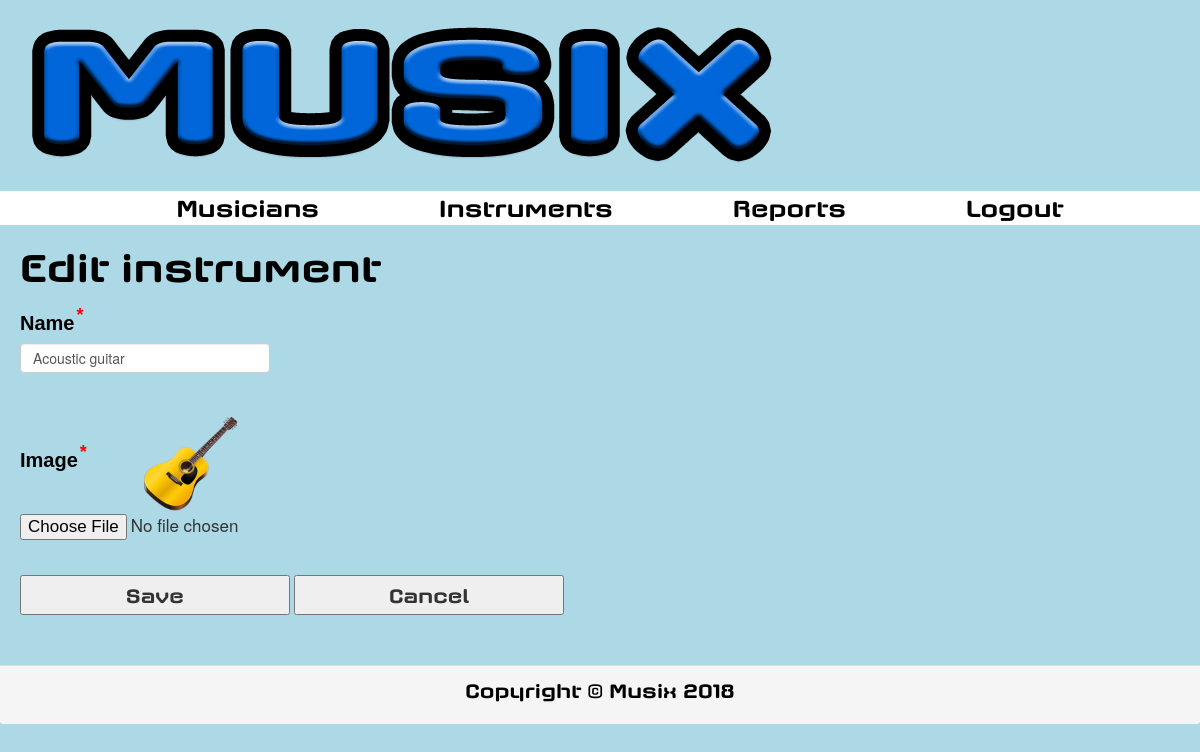
The page /editInstrument/1 (signed in) on the database its author committed.
### main/models.py (models this page shows)
class Instrument(models.Model):
    name = models.CharField(max_length=100, blank=False)
    image = models.ImageField(blank=False, upload_to='instruments')

### main/views/instrument.py (the view)
# urls.py: url(r'^editInstrument/(?P<instrument_id>\d+)', views.edit_instrument,
@login_required(login_url='/login.html')
def edit_instrument(request, instrument_id):
    try:
        Administrator.objects.get(user=request.user)
    except ObjectDoesNotExist:
        raise PermissionDenied
    instrument = Instrument.objects.get(id=instrument_id)
    if request.method == "POST":
        form = InstrumentForm(request.POST, request.FILES)
        if form.is_valid():
            name = form.cleaned_data['name']
            image = form.cleaned_data['image']
            service.edit_instrument(instrument, name, image)
            return HttpResponseRedirect('/instruments')
    else:
        form = InstrumentForm(instance=instrument)
    return render(request, "editInstrument.html",
                  {'form': form, 'instrument': instrument})

### main/forms.py
class InstrumentForm(forms.ModelForm):
    class Meta:
        model = Instrument
        fields = ('name', 'image')

### templates/editInstrument.html (shortened to what this page needs)
{% include 'base.html' %}
{% load static %}
<link type="text/css" rel="stylesheet" href="{% static "css/editInstrument.css" %}"/>
<div>
    {% include "header.html" %}
</div>
<div>
    {% include "menu.html" %}
</div>
<div>
    <h1 id="titleInstruments">Edit instrument</h1>
</div>
<div>
    <form method="post" enctype="multipart/form-data" action="">
        <div class="form-group">
            <label for="id_name">Name<sup class="sp">*</sup></label>
            <input type="text" name="name" id="id_name" class="form-control" required
                   value="{{ instrument.name }}"/>
        </div>
        <br />
        <div class="form-group">
            <label for="id_image">Image<sup class="sp">*</sup></label>
            <img src="{% static "media/" %}{{ instrument.image }}" id="output">
            <input type="file" name="image" id="id_image" required />
        </div>
        <br />
        <input type="submit" value="Save" id="buttonEditInstrument" />
        <input type="button" value="Cancel" id="buttonCancel" onclick="location.href='/instruments'"/>
    </form>
</div>
<div>
    {% include "footer.html" %}
</div>

### main/static/css/creative.css (style rules this page uses)
body, html { width: 100%; height: 100%; }
body { font-family: 'Merriweather', 'Helvetica Neue', Arial, sans-serif; }
h1, h2, h3, h4, h5, h6 { font-family: 'Open Sans', 'Helvetica Neue', Arial, sans-serif; }

### main/static/css/base.css (style rules this page uses)
body { background-color: lightblue; }

### main/static/css/editInstrument.css (style rules this page uses)
#titleInstruments { font-family: "Axaxax Rg"; font-size: 40px; color: black; margin-left: 20px; margin-bottom: 20px; }
form { text-align: left; margin-top: 5px; margin-left: 20px; }
label { font-family: "Arial"; font-size: 20px; color: black; }
.sp { color: red; font-size: 18px; margin-left: 2px; }
#id_name { width: 250px; height: 30px; margin-bottom: 20px; }
#id_image { font-size: 17px; }
#output { width: 100px; margin-left: 50px; }
#buttonEditInstrument, #buttonCancel { width: 270px; height: 40px; font-family: "Axaxax Rg"; font-size: 20px; }

### rows shown on the page
Instrument: name "Acoustic guitar", image (picture)
